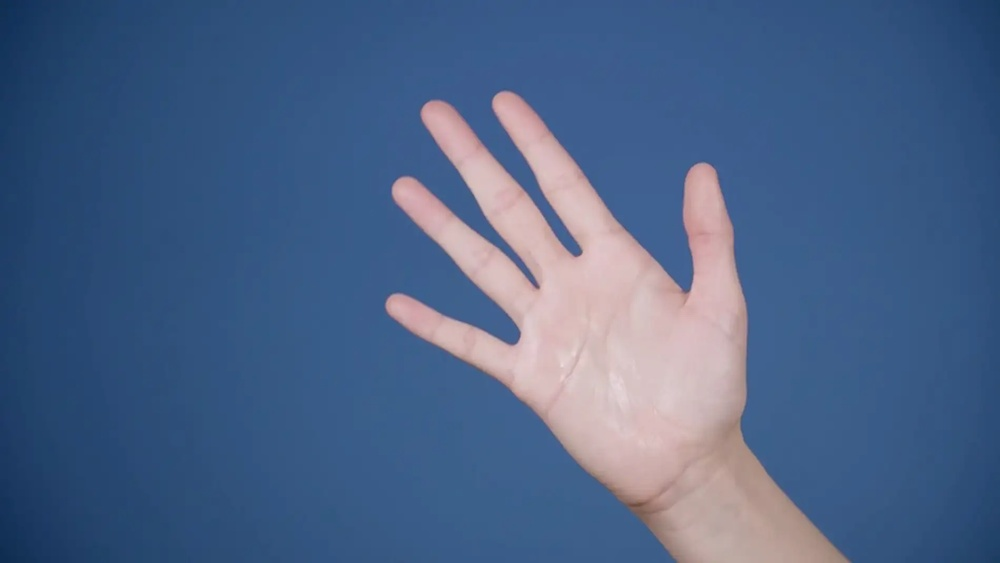
#> input picture mano.jpg, 1000 x 563 px, shrunk from 1900 x 1069 before the run, found by its file name
$ python 'p1 mia.py'
#> lines starting #> are read from the running program, lines starting #| are printed output that depends on the picture; after the words box and inside, x2 and y2 are one past the last pixel; in counts of white or black regions, pixels touching at a corner belong together
# -*- coding: utf-8 -*-
"""
Created on Tue Mar  7 18:44:59 2023

@author: Usuario
"""

import numpy as np
import cv2
#Estas librerias son para trabajar con matrices

img = cv2.imread(r"C:\Users\Usuario\Downloads\mano.jpg", cv2.IMREAD_COLOR)
#> img is the input picture: shape (563, 1000, 3); mean B, G, R 135.7, 99.2, 76.2

imgbn = np.zeros((img.shape[0], img.shape[1] ) )

for x in range (img.shape[0] ):

    for y in range (img.shape[1] ) :

        if ( (56 < img[x,y,0] < 206 ) and (79 < img[x,y,1] <228 ) and (118 < img [x,y,2]< 254)  ) :

         imgbn [x,y] = 1;
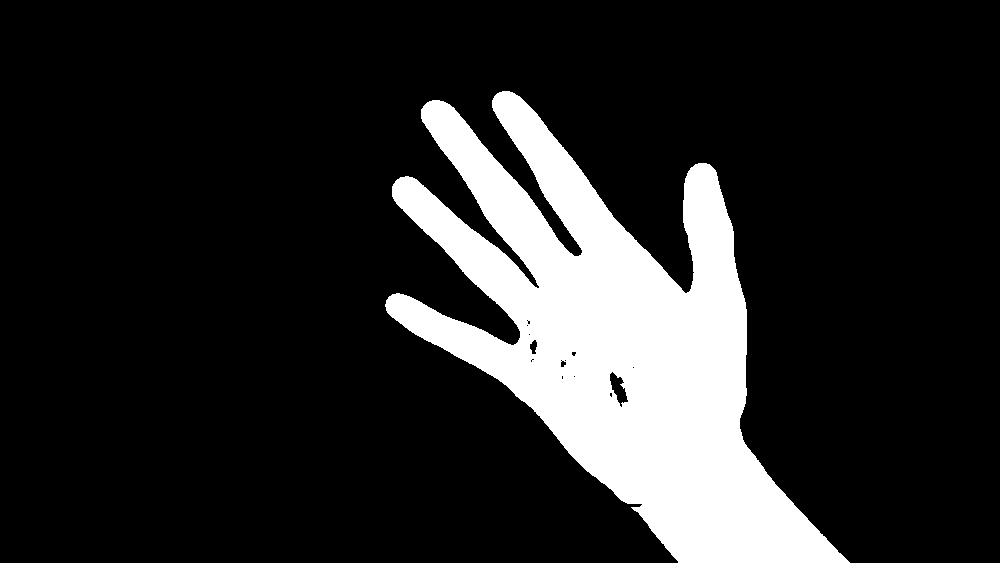
#> imgbn: shape (563, 1000) float64; values 0 (black) and 1 (white), 16.1% white; 1 white region, box (x1, y1, x2, y2) and area: (385, 91, 850, 563) 90669

cv2.imshow('foto',img)

cv2.imshow('bn',imgbn)

cv2.waitKey(0)
